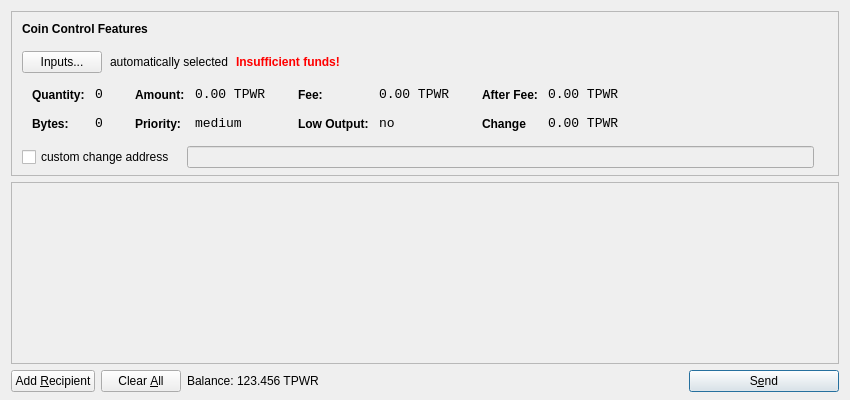
<?xml version="1.0" encoding="UTF-8"?>
<ui version="4.0">
 <class>SendCoinsDialog</class>
 <widget class="QDialog" name="SendCoinsDialog">
  <property name="geometry">
   <rect>
    <x>0</x>
    <y>0</y>
    <width>850</width>
    <height>400</height>
   </rect>
  </property>
  <property name="windowTitle">
   <string>Send Coins</string>
  </property>
  
  <property name="styleSheet">
   <string notr="true">background-image: url(:/images/bkg2);</string>
  </property>
  
  <layout class="QVBoxLayout" name="verticalLayout" stretch="0,1,0">
   <property name="bottomMargin">
    <number>8</number>
   </property>
   <item>
    <widget class="QFrame" name="frameCoinControl">
     <property name="sizePolicy">
      <sizepolicy hsizetype="Expanding" vsizetype="Expanding">
       <horstretch>0</horstretch>
       <verstretch>0</verstretch>
      </sizepolicy>
     </property>
     <property name="maximumSize">
      <size>
       <width>16777215</width>
       <height>16777215</height>
      </size>
     </property>
     <property name="frameShape">
      <enum>QFrame::StyledPanel</enum>
     </property>
     <property name="frameShadow">
      <enum>QFrame::Sunken</enum>
     </property>
     <layout class="QVBoxLayout" name="verticalLayoutCoinControl2">
      <property name="spacing">
       <number>-1</number>
      </property>
      <property name="leftMargin">
       <number>0</number>
      </property>
      <property name="topMargin">
       <number>0</number>
      </property>
      <property name="rightMargin">
       <number>0</number>
      </property>
      <property name="bottomMargin">
       <number>6</number>
      </property>
      <item>
       <layout class="QVBoxLayout" name="verticalLayoutCoinControl" stretch="0,0,0,0,1">
        <property name="spacing">
         <number>0</number>
        </property>
        <property name="leftMargin">
         <number>10</number>
        </property>
        <property name="topMargin">
         <number>10</number>
        </property>
        <item>
         <layout class="QHBoxLayout" name="horizontalLayoutCoinControl1">
          <property name="bottomMargin">
           <number>15</number>
          </property>
          <item>
           <widget class="QLabel" name="labelCoinControlFeatures">
            <property name="sizePolicy">
             <sizepolicy hsizetype="Preferred" vsizetype="Maximum">
              <horstretch>0</horstretch>
              <verstretch>0</verstretch>
             </sizepolicy>
            </property>
            <property name="font">
             <font>
              <weight>75</weight>
              <bold>true</bold>
             </font>
            </property>
            <property name="styleSheet">
             <string notr="true">font-weight:bold;</string>
            </property>
            <property name="text">
             <string>Coin Control Features</string>
            </property>
           </widget>
          </item>
         </layout>
        </item>
        <item>
         <layout class="QHBoxLayout" name="horizontalLayoutCoinControl2" stretch="0,0,0,0">
          <property name="spacing">
           <number>8</number>
          </property>
          <property name="bottomMargin">
           <number>10</number>
          </property>
          <item>
           <widget class="QPushButton" name="pushButtonCoinControl">
            <property name="styleSheet">
             <string notr="true"/>
            </property>
            <property name="text">
             <string>Inputs...</string>
            </property>
           </widget>
          </item>
          <item>
           <widget class="QLabel" name="labelCoinControlAutomaticallySelected">
            <property name="text">
             <string>automatically selected</string>
            </property>
            <property name="margin">
             <number>5</number>
            </property>
           </widget>
          </item>
          <item>
           <widget class="QLabel" name="labelCoinControlInsuffFunds">
            <property name="font">
             <font>
              <weight>75</weight>
              <bold>true</bold>
             </font>
            </property>
            <property name="styleSheet">
             <string notr="true">color:red;font-weight:bold;</string>
            </property>
            <property name="text">
             <string>Insufficient funds!</string>
            </property>
            <property name="margin">
             <number>5</number>
            </property>
           </widget>
          </item>
          <item>
           <spacer name="horizontalSpacerCoinControl">
            <property name="orientation">
             <enum>Qt::Horizontal</enum>
            </property>
            <property name="sizeHint" stdset="0">
             <size>
              <width>40</width>
              <height>1</height>
             </size>
            </property>
           </spacer>
          </item>
         </layout>
        </item>
        <item>
         <widget class="QWidget" name="widgetCoinControl" native="true">
          <property name="sizePolicy">
           <sizepolicy hsizetype="Preferred" vsizetype="Preferred">
            <horstretch>0</horstretch>
            <verstretch>0</verstretch>
           </sizepolicy>
          </property>
          <property name="minimumSize">
           <size>
            <width>0</width>
            <height>0</height>
           </size>
          </property>
          <property name="styleSheet">
           <string notr="true"/>
          </property>
          <layout class="QHBoxLayout" name="horizontalLayoutCoinControl5">
           <property name="margin">
            <number>0</number>
           </property>
           <item>
            <layout class="QHBoxLayout" name="horizontalLayoutCoinControl3" stretch="0,0,0,1">
             <property name="spacing">
              <number>20</number>
             </property>
             <property name="topMargin">
              <number>0</number>
             </property>
             <property name="bottomMargin">
              <number>10</number>
             </property>
             <item>
              <layout class="QFormLayout" name="formLayoutCoinControl1">
               <property name="horizontalSpacing">
                <number>10</number>
               </property>
               <property name="verticalSpacing">
                <number>14</number>
               </property>
               <property name="leftMargin">
                <number>10</number>
               </property>
               <property name="topMargin">
                <number>4</number>
               </property>
               <property name="rightMargin">
                <number>6</number>
               </property>
               <item row="0" column="0">
                <widget class="QLabel" name="labelCoinControlQuantityText">
                 <property name="styleSheet">
                  <string notr="true">font-weight:bold;</string>
                 </property>
                 <property name="text">
                  <string>Quantity:</string>
                 </property>
                 <property name="margin">
                  <number>0</number>
                 </property>
                </widget>
               </item>
               <item row="0" column="1">
                <widget class="QLabel" name="labelCoinControlQuantity">
                 <property name="font">
                  <font>
                   <family>Monospace</family>
                   <pointsize>10</pointsize>
                  </font>
                 </property>
                 <property name="cursor">
                  <cursorShape>IBeamCursor</cursorShape>
                 </property>
                 <property name="contextMenuPolicy">
                  <enum>Qt::ActionsContextMenu</enum>
                 </property>
                 <property name="text">
                  <string>0</string>
                 </property>
                 <property name="margin">
                  <number>0</number>
                 </property>
                 <property name="textInteractionFlags">
                  <set>Qt::LinksAccessibleByMouse|Qt::TextSelectableByKeyboard|Qt::TextSelectableByMouse</set>
                 </property>
                </widget>
               </item>
               <item row="1" column="0">
                <widget class="QLabel" name="labelCoinControlBytesText">
                 <property name="styleSheet">
                  <string notr="true">font-weight:bold;</string>
                 </property>
                 <property name="text">
                  <string>Bytes:</string>
                 </property>
                </widget>
               </item>
               <item row="1" column="1">
                <widget class="QLabel" name="labelCoinControlBytes">
                 <property name="font">
                  <font>
                   <family>Monospace</family>
                   <pointsize>10</pointsize>
                  </font>
                 </property>
                 <property name="cursor">
                  <cursorShape>IBeamCursor</cursorShape>
                 </property>
                 <property name="contextMenuPolicy">
                  <enum>Qt::ActionsContextMenu</enum>
                 </property>
                 <property name="text">
                  <string>0</string>
                 </property>
                 <property name="textInteractionFlags">
                  <set>Qt::LinksAccessibleByMouse|Qt::TextSelectableByKeyboard|Qt::TextSelectableByMouse</set>
                 </property>
                </widget>
               </item>
              </layout>
             </item>
             <item>
              <layout class="QFormLayout" name="formLayoutCoinControl2">
               <property name="horizontalSpacing">
                <number>10</number>
               </property>
               <property name="verticalSpacing">
                <number>14</number>
               </property>
               <property name="leftMargin">
                <number>6</number>
               </property>
               <property name="topMargin">
                <number>4</number>
               </property>
               <property name="rightMargin">
                <number>6</number>
               </property>
               <item row="0" column="0">
                <widget class="QLabel" name="labelCoinControlAmountText">
                 <property name="styleSheet">
                  <string notr="true">font-weight:bold;</string>
                 </property>
                 <property name="text">
                  <string>Amount:</string>
                 </property>
                 <property name="margin">
                  <number>0</number>
                 </property>
                </widget>
               </item>
               <item row="0" column="1">
                <widget class="QLabel" name="labelCoinControlAmount">
                 <property name="font">
                  <font>
                   <family>Monospace</family>
                   <pointsize>10</pointsize>
                  </font>
                 </property>
                 <property name="cursor">
                  <cursorShape>IBeamCursor</cursorShape>
                 </property>
                 <property name="contextMenuPolicy">
                  <enum>Qt::ActionsContextMenu</enum>
                 </property>
                 <property name="text">
                  <string>0.00 TPWR</string>
                 </property>
                 <property name="textInteractionFlags">
                  <set>Qt::LinksAccessibleByMouse|Qt::TextSelectableByKeyboard|Qt::TextSelectableByMouse</set>
                 </property>
                </widget>
               </item>
               <item row="1" column="0">
                <widget class="QLabel" name="labelCoinControlPriorityText">
                 <property name="styleSheet">
                  <string notr="true">font-weight:bold;</string>
                 </property>
                 <property name="text">
                  <string>Priority:</string>
                 </property>
                </widget>
               </item>
               <item row="1" column="1">
                <widget class="QLabel" name="labelCoinControlPriority">
                 <property name="font">
                  <font>
                   <family>Monospace</family>
                   <pointsize>10</pointsize>
                  </font>
                 </property>
                 <property name="cursor">
                  <cursorShape>IBeamCursor</cursorShape>
                 </property>
                 <property name="contextMenuPolicy">
                  <enum>Qt::ActionsContextMenu</enum>
                 </property>
                 <property name="text">
                  <string>medium</string>
                 </property>
                 <property name="textInteractionFlags">
                  <set>Qt::LinksAccessibleByMouse|Qt::TextSelectableByKeyboard|Qt::TextSelectableByMouse</set>
                 </property>
                </widget>
               </item>
              </layout>
             </item>
             <item>
              <layout class="QFormLayout" name="formLayoutCoinControl3">
               <property name="horizontalSpacing">
                <number>10</number>
               </property>
               <property name="verticalSpacing">
                <number>14</number>
               </property>
               <property name="leftMargin">
                <number>6</number>
               </property>
               <property name="topMargin">
                <number>4</number>
               </property>
               <property name="rightMargin">
                <number>6</number>
               </property>
               <item row="0" column="0">
                <widget class="QLabel" name="labelCoinControlFeeText">
                 <property name="styleSheet">
                  <string notr="true">font-weight:bold;</string>
                 </property>
                 <property name="text">
                  <string>Fee:</string>
                 </property>
                 <property name="margin">
                  <number>0</number>
                 </property>
                </widget>
               </item>
               <item row="0" column="1">
                <widget class="QLabel" name="labelCoinControlFee">
                 <property name="font">
                  <font>
                   <family>Monospace</family>
                   <pointsize>10</pointsize>
                  </font>
                 </property>
                 <property name="cursor">
                  <cursorShape>IBeamCursor</cursorShape>
                 </property>
                 <property name="contextMenuPolicy">
                  <enum>Qt::ActionsContextMenu</enum>
                 </property>
                 <property name="text">
                  <string>0.00 TPWR</string>
                 </property>
                 <property name="textInteractionFlags">
                  <set>Qt::LinksAccessibleByMouse|Qt::TextSelectableByKeyboard|Qt::TextSelectableByMouse</set>
                 </property>
                </widget>
               </item>
               <item row="1" column="0">
                <widget class="QLabel" name="labelCoinControlLowOutputText">
                 <property name="styleSheet">
                  <string notr="true">font-weight:bold;</string>
                 </property>
                 <property name="text">
                  <string>Low Output:</string>
                 </property>
                </widget>
               </item>
               <item row="1" column="1">
                <widget class="QLabel" name="labelCoinControlLowOutput">
                 <property name="font">
                  <font>
                   <family>Monospace</family>
                   <pointsize>10</pointsize>
                  </font>
                 </property>
                 <property name="cursor">
                  <cursorShape>IBeamCursor</cursorShape>
                 </property>
                 <property name="contextMenuPolicy">
                  <enum>Qt::ActionsContextMenu</enum>
                 </property>
                 <property name="text">
                  <string>no</string>
                 </property>
                 <property name="textInteractionFlags">
                  <set>Qt::LinksAccessibleByMouse|Qt::TextSelectableByKeyboard|Qt::TextSelectableByMouse</set>
                 </property>
                </widget>
               </item>
              </layout>
             </item>
             <item>
              <layout class="QFormLayout" name="formLayoutCoinControl4">
               <property name="horizontalSpacing">
                <number>10</number>
               </property>
               <property name="verticalSpacing">
                <number>14</number>
               </property>
               <property name="leftMargin">
                <number>6</number>
               </property>
               <property name="topMargin">
                <number>4</number>
               </property>
               <property name="rightMargin">
                <number>6</number>
               </property>
               <item row="0" column="0">
                <widget class="QLabel" name="labelCoinControlAfterFeeText">
                 <property name="styleSheet">
                  <string notr="true">font-weight:bold;</string>
                 </property>
                 <property name="text">
                  <string>After Fee:</string>
                 </property>
                 <property name="margin">
                  <number>0</number>
                 </property>
                </widget>
               </item>
               <item row="0" column="1">
                <widget class="QLabel" name="labelCoinControlAfterFee">
                 <property name="font">
                  <font>
                   <family>Monospace</family>
                   <pointsize>10</pointsize>
                  </font>
                 </property>
                 <property name="cursor">
                  <cursorShape>IBeamCursor</cursorShape>
                 </property>
                 <property name="contextMenuPolicy">
                  <enum>Qt::ActionsContextMenu</enum>
                 </property>
                 <property name="text">
                  <string>0.00 TPWR</string>
                 </property>
                 <property name="textInteractionFlags">
                  <set>Qt::LinksAccessibleByMouse|Qt::TextSelectableByKeyboard|Qt::TextSelectableByMouse</set>
                 </property>
                </widget>
               </item>
               <item row="1" column="0">
                <widget class="QLabel" name="labelCoinControlChangeText">
                 <property name="styleSheet">
                  <string notr="true">font-weight:bold;</string>
                 </property>
                 <property name="text">
                  <string>Change</string>
                 </property>
                </widget>
               </item>
               <item row="1" column="1">
                <widget class="QLabel" name="labelCoinControlChange">
                 <property name="font">
                  <font>
                   <family>Monospace</family>
                   <pointsize>10</pointsize>
                  </font>
                 </property>
                 <property name="cursor">
                  <cursorShape>IBeamCursor</cursorShape>
                 </property>
                 <property name="contextMenuPolicy">
                  <enum>Qt::ActionsContextMenu</enum>
                 </property>
                 <property name="text">
                  <string>0.00 TPWR</string>
                 </property>
                 <property name="textInteractionFlags">
                  <set>Qt::LinksAccessibleByMouse|Qt::TextSelectableByKeyboard|Qt::TextSelectableByMouse</set>
                 </property>
                </widget>
               </item>
              </layout>
             </item>
            </layout>
           </item>
          </layout>
         </widget>
        </item>
        <item>
         <layout class="QHBoxLayout" name="horizontalLayoutCoinControl4" stretch="0,0,0">
          <property name="spacing">
           <number>12</number>
          </property>
          <property name="sizeConstraint">
           <enum>QLayout::SetDefaultConstraint</enum>
          </property>
          <property name="topMargin">
           <number>5</number>
          </property>
          <property name="rightMargin">
           <number>5</number>
          </property>
          <item>
           <widget class="QCheckBox" name="checkBoxCoinControlChange">
            <property name="text">
             <string>custom change address</string>
            </property>
           </widget>
          </item>
          <item>
           <widget class="QLineEdit" name="lineEditCoinControlChange">
            <property name="enabled">
             <bool>false</bool>
            </property>
            <property name="sizePolicy">
             <sizepolicy hsizetype="Expanding" vsizetype="Fixed">
              <horstretch>0</horstretch>
              <verstretch>0</verstretch>
             </sizepolicy>
            </property>
           </widget>
          </item>
          <item>
           <widget class="QLabel" name="labelCoinControlChangeLabel">
            <property name="sizePolicy">
             <sizepolicy hsizetype="Preferred" vsizetype="Expanding">
              <horstretch>0</horstretch>
              <verstretch>0</verstretch>
             </sizepolicy>
            </property>
            <property name="minimumSize">
             <size>
              <width>0</width>
              <height>0</height>
             </size>
            </property>
            <property name="text">
             <string/>
            </property>
            <property name="margin">
             <number>3</number>
            </property>
           </widget>
          </item>
         </layout>
        </item>
        <item>
         <spacer name="verticalSpacerCoinControl">
          <property name="orientation">
           <enum>Qt::Vertical</enum>
          </property>
          <property name="sizeHint" stdset="0">
           <size>
            <width>800</width>
            <height>1</height>
           </size>
          </property>
         </spacer>
        </item>
       </layout>
      </item>
     </layout>
    </widget>
   </item>
   <item>
    <widget class="QScrollArea" name="scrollArea">
     <property name="widgetResizable">
      <bool>true</bool>
     </property>
     <widget class="QWidget" name="scrollAreaWidgetContents">
      <property name="geometry">
       <rect>
        <x>0</x>
        <y>0</y>
        <width>830</width>
        <height>165</height>
       </rect>
      </property>
      <layout class="QVBoxLayout" name="verticalLayout_2">
       <property name="margin">
        <number>0</number>
       </property>
       <item>
        <layout class="QVBoxLayout" name="entries">
         <property name="spacing">
          <number>6</number>
         </property>
        </layout>
       </item>
       <item>
        <spacer name="verticalSpacer">
         <property name="orientation">
          <enum>Qt::Vertical</enum>
         </property>
         <property name="sizeHint" stdset="0">
          <size>
           <width>20</width>
           <height>40</height>
          </size>
         </property>
        </spacer>
       </item>
      </layout>
     </widget>
    </widget>
   </item>
   <item>
    <layout class="QHBoxLayout" name="horizontalLayout">
     <item>
      <widget class="QPushButton" name="addButton">
       <property name="toolTip">
        <string>Send to multiple recipients at once</string>
       </property>
       <property name="text">
        <string>Add &amp;Recipient</string>
       </property>
       <property name="icon">
        <iconset resource="../bitcoin.qrc">
         <normaloff>:/icons/add</normaloff>:/icons/add</iconset>
       </property>
       <property name="autoDefault">
        <bool>false</bool>
       </property>
      </widget>
     </item>
     <item>
      <widget class="QPushButton" name="clearButton">
       <property name="sizePolicy">
        <sizepolicy hsizetype="Minimum" vsizetype="Fixed">
         <horstretch>0</horstretch>
         <verstretch>0</verstretch>
        </sizepolicy>
       </property>
       <property name="toolTip">
        <string>Remove all transaction fields</string>
       </property>
       <property name="text">
        <string>Clear &amp;All</string>
       </property>
       <property name="icon">
        <iconset resource="../bitcoin.qrc">
         <normaloff>:/icons/remove</normaloff>:/icons/remove</iconset>
       </property>
       <property name="autoRepeatDelay">
        <number>300</number>
       </property>
       <property name="autoDefault">
        <bool>false</bool>
       </property>
      </widget>
     </item>
     <item>
      <layout class="QHBoxLayout" name="horizontalLayout_2">
       <property name="spacing">
        <number>3</number>
       </property>
       <item>
        <widget class="QLabel" name="label">
         <property name="sizePolicy">
          <sizepolicy hsizetype="Preferred" vsizetype="Fixed">
           <horstretch>0</horstretch>
           <verstretch>0</verstretch>
          </sizepolicy>
         </property>
         <property name="text">
          <string>Balance:</string>
         </property>
        </widget>
       </item>
       <item>
        <widget class="QLabel" name="labelBalance">
         <property name="sizePolicy">
          <sizepolicy hsizetype="Preferred" vsizetype="Fixed">
           <horstretch>0</horstretch>
           <verstretch>0</verstretch>
          </sizepolicy>
         </property>
         <property name="cursor">
          <cursorShape>IBeamCursor</cursorShape>
         </property>
         <property name="text">
          <string>123.456 TPWR</string>
         </property>
         <property name="textInteractionFlags">
          <set>Qt::LinksAccessibleByMouse|Qt::TextSelectableByKeyboard|Qt::TextSelectableByMouse</set>
         </property>
        </widget>
       </item>
      </layout>
     </item>
     <item>
      <spacer name="horizontalSpacer">
       <property name="orientation">
        <enum>Qt::Horizontal</enum>
       </property>
       <property name="sizeHint" stdset="0">
        <size>
         <width>40</width>
         <height>20</height>
        </size>
       </property>
      </spacer>
     </item>
     <item>
      <widget class="QPushButton" name="sendButton">
       <property name="minimumSize">
        <size>
         <width>150</width>
         <height>0</height>
        </size>
       </property>
       <property name="toolTip">
        <string>Confirm the send action</string>
       </property>
       <property name="text">
        <string>S&amp;end</string>
       </property>
       <property name="icon">
        <iconset resource="../bitcoin.qrc">
         <normaloff>:/icons/send</normaloff>:/icons/send</iconset>
       </property>
       <property name="default">
        <bool>true</bool>
       </property>
      </widget>
     </item>
    </layout>
   </item>
  </layout>
 </widget>
 <resources>
  <include location="../bitcoin.qrc"/>
 </resources>
 <connections/>
</ui>
